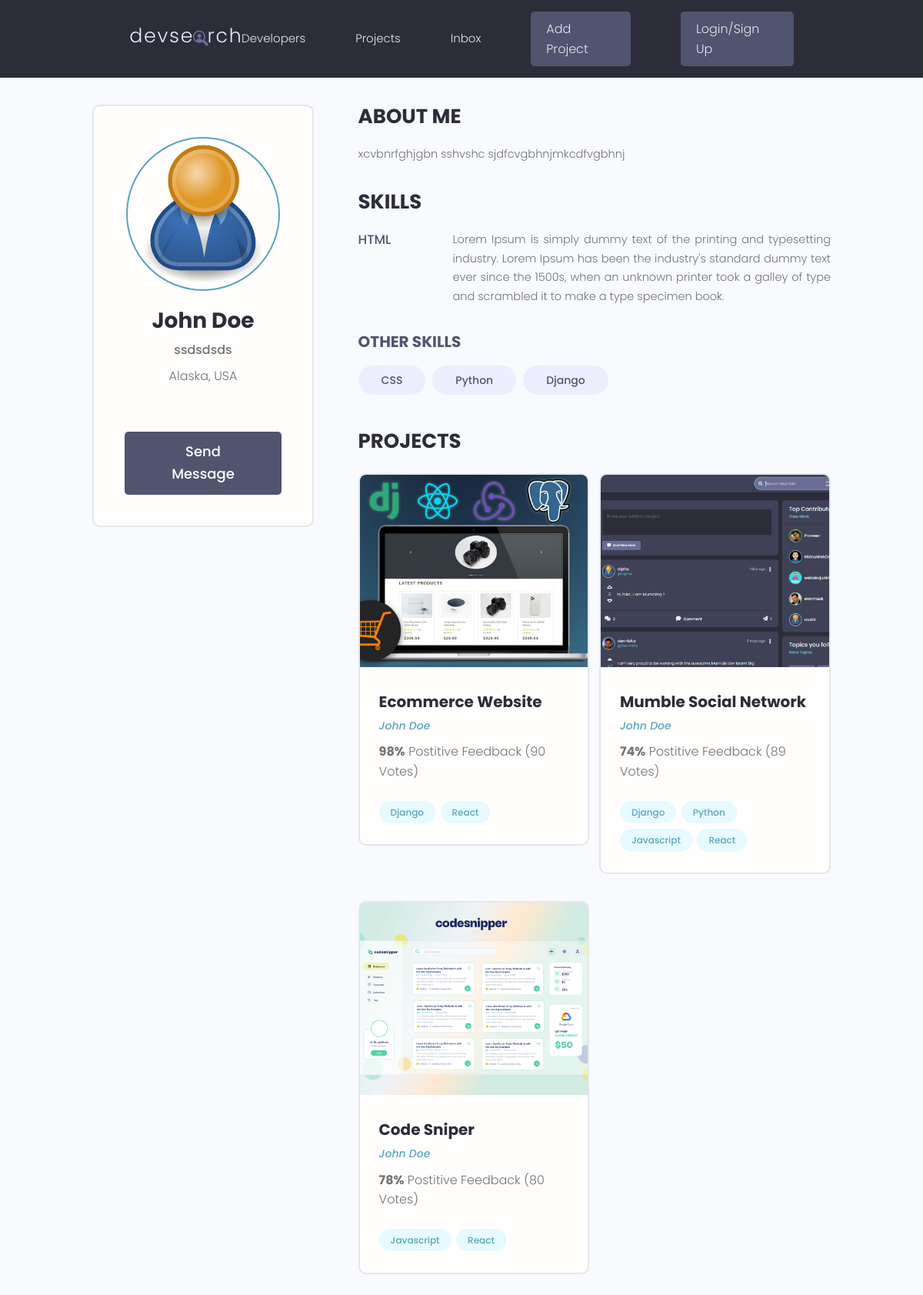
The app's page /profile/13df5a71-c57d-4fc0-b887-9456d43e9833/ with its own data.
### users/models.py (models this page shows, shortened)
class Profile(models.Model):
    user = models.OneToOneField(User, on_delete=models.CASCADE, null=True, blank=True)
    name = models.CharField(max_length=200, blank=True, null=True)
    email = models.EmailField(max_length=500, blank=True, null=True)
    username = models.CharField(max_length=200, blank=True, null=True)
    location = models.CharField(max_length=200, blank=True, null=True)
    short_intro = models.CharField(max_length=500, blank=True, null=True)
    bio = models.TextField(blank=True, null=True)
    profile_image = models.ImageField(null=True, blank=True, upload_to='profiles/', default='profiles/user-default.png')
    social_github = models.CharField(max_length=200, blank=True, null=True)
    social_twitter = models.CharField(max_length=200, blank=True, null=True)
    social_linkedin = models.CharField(max_length=200, blank=True, null=True)
    social_youtube = models.CharField(max_length=200, blank=True, null=True)
    social_website = models.CharField(max_length=200, blank=True, null=True)
    created = models.DateTimeField(auto_now_add=True)
    id = models.UUIDField(default=uuid.uuid4, unique=True, primary_key=True, editable=False)

class Skill(models.Model):
    owner = models.ForeignKey(Profile, on_delete=models.CASCADE, null=True, blank=True)
    name = models.CharField(max_length=200, blank=True, null=True)
    description = models.TextField(null=True, blank=True)
    created = models.DateTimeField(auto_now_add=True)
    id = models.UUIDField(default=uuid.uuid4, unique=True, primary_key=True, editable=False)

### projects/models.py (models this page shows, shortened)
class Project(models.Model):
    owner = models.ForeignKey(Profile, null=True, blank=True, on_delete=models.SET_NULL)
    title = models.CharField(max_length=200)
    description = models.TextField(null=True, blank=True)
    featured_image = models.ImageField(null=True, blank=True, default="default.jpg")
    demo_link = models.CharField(max_length=2000, blank=True, null=True)
    source_link = models.CharField(max_length=2000, blank=True, null=True)
    tags = models.ManyToManyField('Tag', blank=True)
    vote_total = models.IntegerField(default=0,null=True, blank=True)
    vote_ratio = models.IntegerField(default=0,null=True, blank=True)
    created = models.DateTimeField(auto_now_add=True)
    id = models.UUIDField(default=uuid.uuid4, unique=True, primary_key=True, editable=False)

class Tag(models.Model):
    name = models.CharField(max_length=200)
    created = models.DateTimeField(auto_now_add=True)
    id = models.UUIDField(default=uuid.uuid4, unique=True, primary_key=True, editable=False)
    def __str__(self):
        return self.name

### users/views.py (the view)
# urls.py: path('profile/<str:pk>/', views.userProfile,name='user-profile'),
def userProfile(request, pk):
    profile = Profile.objects.get(id=pk)
    topSkills = profile.skill_set.exclude(description__exact="")
    otherSkills = profile.skill_set.filter(description="")
    context = {'profile':profile, 'topSkills':topSkills, 'otherSkills':otherSkills}
    return render(request, 'users/user-profile.html', context)

### users/templates/users/user-profile.html (shortened to what this page needs)
{% extends 'main.html' %}
{% block content %}
<main class="profile my-md">
    <div class="container">
      <div class="layout">
        <div class="column column--1of3">
          <div class="card text-center">
            <div class="card__body dev">
              <img class="avatar avatar--xl" src="{{profile.profile_image.url}}" />
              <h2 class="dev__name">{{ profile.name }}</h2>
              <p class="dev__title">{{ profile.short_intro }}</p>
              <p class="dev__location">{{ profile.location }}</p>
              <a href="#" class="btn btn--sub btn--lg">Send Message </a>
            </div>
          </div>
        </div>
        <div class="column column--2of3">
          <div class="devInfo">
            <h3 class="devInfo__title">About Me</h3>
            <p class="devInfo__about">{{profile.bio}}</p>
          </div>
          <div class="devInfo">
            <h3 class="devInfo__title">Skills</h3>
            <div class="devInfo__skills">
              {% for skill in topSkills %}
              <div class="devSkill">
                <h4 class="devSkill__title">{{skill.name}}</h4>
                <p class="devSkill__info">{{skill.description}}</p>
              </div>
              {% endfor %}
              <h3 class="devInfo__subtitle">Other Skills</h3>
              <div class="devInfo__otherSkills">
                {% for skill in otherSkills %}
                <span class="tag tag--pill tag--sub tag--lg">
                  <small>{{skill.name}}</small>
                </span>
                {% endfor %}
              </div>
            </div>
          </div>
          <div class="devInfo">
            <h3 class="devInfo__title">Projects</h3>
            <div class="grid grid--two">
              {% for project in profile.project_set.all %}
              <div class="column">
                <div class="card project">
                  <a href="{% url 'project' project.id %}" class="project">
                    <img class="project__thumbnail" src="{{ project.featured_image.url }}" alt="project thumbnail" />
                    <div class="card__body">
                      <h3 class="project__title">{{ project.title }}</h3>
                      <p><a class="project__author" href="{% url 'user-profile' profile.id %}">{{ project.owner.name }}</a></p>
                      <p class="project--rating">
                        <span style="font-weight: bold;">{{ project.vote_ratio }}%</span> Postitive
                        Feedback ({{project.vote_total}} Votes)
                      </p>
                      <div class="project__tags">
                        {% for tag in project.tags.all %}
                        <span class="tag tag--pill tag--main">
                          <small>{{tag}}</small>
                        </span>
                        {% endfor %}
                      </div>
                    </div>
                  </a>
                </div>
              </div>
              {% endfor %}
            </div>
          </div>
        </div>
      </div>
    </div>
  </main>
{% endblock %}

### static/styles/app.css (style rules this page uses)
:root { --color-sub: #2d2d39; }
.btn--sub { background-color: var(--color-sub-light); }
.card { border: 2px solid var(--color-light); }
img { width: 100%; }
.profile .card > .dev { padding: 4rem; }
.dev__name { color: var(--color-sub); font-size: 2.8rem; font-weight: 700; margin-top: 1rem; margin-bottom: 0.5rem; }
.dev__title { font-size: 1.6rem; font-weight: 500; line-height: 1.3; }
.dev__location { margin-top: 1rem; }
.devInfo { margin-bottom: 3rem; }
.devInfo__title, .devInfo__subtitle { font-size: 2.6rem; color: var(--color-sub); text-transform: uppercase; font-weight: 700; margin-bottom: 1.5rem; }
.devInfo__subtitle { font-size: 2rem; color: var(--color-sub-light); }
.devInfo__about, .devSkill__info { font-size: 1.45rem; line-height: 1.7; text-align: justify; }
.devSkill { margin-bottom: 3rem; }
.devSkill__title { font-size: 1.65rem; font-weight: 500; color: var(--color-sub-light); }
@media screen and (min-width: 700px) { .devSkill { display: flex; justify-content: space-between; gap: 3rem; } }
@media screen and (min-width: 700px) { .devSkill__info { flex-basis: 80%; } }
.project__author { font-size: 1.4rem; font-style: italic; }
.project--rating { margin-bottom: 1.6em; margin-top: .5em; }
.project__thumbnail { height: 25rem; object-fit: cover; object-position: top center; }
.project__title { font-size: 2rem; font-weight: 700; color: var(--color-sub); }

### static/uikit/styles/modules/_variables.css (style rules this page uses)
:root { --color-main: #5aa5b9; --color-main-light: #e6faff; --color-sub: #3f4156; --color-sub-light: #51546e; --color-sub-lighter: #ededfd; --color-text: #737373; --color-gray: #8b8b8b; --color-light: #e5e7eb; --color-light-gray: #767676; --color-bg: #f8fafd; --color-white: #fffefd; --color-white-light: #f3f3f3; --color-success: #359e64; --color-success-bg: #def8e8; --color-error: #fc4b0b; --color-error-bg: #fff2ee; --font-base: 'Poppins', arial, helvetica, 'Segoe UI', roboto, ubuntu, sans-serif; --font-monospace: 'Fira Code', 'Courier New', courier, monospace; --font-regular: 300; --font-medium: 500; --font-bold: 700; --generic-shadow: 1px 1px 5px #00000010; --generic-transition: all 0.3s ease-in-out; }

### static/uikit/styles/modules/_base.css (style rules this page uses)
* { margin: 0; padding: 0; box-sizing: border-box; text-rendering: optimizeLegibility; color: inherit; font-size: inherit; }
html { font-size: 50%; }
@media only screen and (min-width: 480px) { html { font-size: 56.25%; } }
@media only screen and (min-width: 1200px) { html { font-size: 62.5%; } }
body { line-height: 1.6; font-weight: 400; font-size: 1.5rem; color: var(--color-text); background-color: var(--color-bg); min-height: 100vh; }

### static/uikit/styles/modules/_typography.css (style rules this page uses)
* { font-family: var(--font-base); }
h2 { font-size: 3.6rem; font-weight: var(--font-bold); }
h3 { font-size: 3.2rem; font-weight: var(--font-medium); }
h4 { font-size: 2.8rem; font-weight: var(--font-medium); }
p, span, strong { font-size: 1.6rem; color: var(--color-text); font-weight: var(--font-regular); }
a { padding-bottom: 2px; text-decoration: none; display: inline-block; color: var(--color-main); font-weight: var(--font-medium); }

### static/uikit/styles/modules/_utilities.css (style rules this page uses)
.container { width: 92%; max-width: 165rem; margin: 0 auto; box-sizing: border-box; }
@media screen and (min-width: 1000px) { .container { width: 90%; } }
@media screen and (min-width: 1200px) { .container { width: 80%; } }
.text-center { text-align: center; }
.my-md { margin: 3rem auto; }

### static/uikit/styles/modules/_avatar.css (style rules this page uses)
.avatar { border-radius: 50%; border: 2px solid var(--color-main); object-fit: cover; }
.avatar--xl { height: 20rem; width: 20rem; }

### static/uikit/styles/modules/_button.css (style rules this page uses)
.btn { display: inline-block; position: relative; cursor: pointer; background-color: var(--color-light); font-weight: var(--font-medium); color: var(--color-sub); text-decoration: none; padding: 1rem 2rem; border-radius: 0.5rem; border: none; width: -webkit-fit-content; width: -moz-fit-content; width: fit-content; height: -webkit-fit-content; height: -moz-fit-content; height: fit-content; font-size: 1.6rem; outline-width: 0; outline-color: transparent; -webkit-backface-visibility: hidden; backface-visibility: hidden; transition: all 0.3s ease-in-out; }
.btn--sub { background-color: var(--color-sub); color: var(--color-white); }
.btn--lg { font-size: 1.8rem; padding: 1.2rem 4.5rem; }

### static/uikit/styles/modules/_card.css (style rules this page uses)
.card { border-radius: 1rem; background-color: var(--color-white); border: 1.5px solid var(--color-light); width: auto; height: auto; margin-top: 0.5rem; margin-bottom: 0.5rem; overflow: hidden; }
.card__body, .card__header { padding: 2rem 2.5rem; }

### records on screen
Profile: profile_image (placeholder picture), name "John Doe", short_intro "ssdsdsds", location "Alaska, USA", bio "xcvbnrfghjgbn sshvshc sjdfcvgbhnjmkcdfvgbhnj"
Skill: name "HTML", description "Lorem Ipsum is simply dummy text of the printing and typesetting industry. Lorem Ipsum has been the industry's standard dummy text ever since the 1500s, when an unknown printer took a galley of type and scrambled it to make a type specimen book."
Skill: name "CSS"
Skill: name "Python"
Skill: name "Django"
Project: featured_image (picture), title "Ecommerce Website", owner.name "John Doe", vote_ratio "98", vote_total "90"
Tag: name "Django"
Tag: name "React"
Project: featured_image (picture), title "Mumble Social Network", owner.name "John Doe", vote_ratio "74", vote_total "89"
Tag: name "Python"
Tag: name "Javascript"
Project: featured_image (picture), title "Code Sniper", owner.name "John Doe", vote_ratio "78", vote_total "80"
